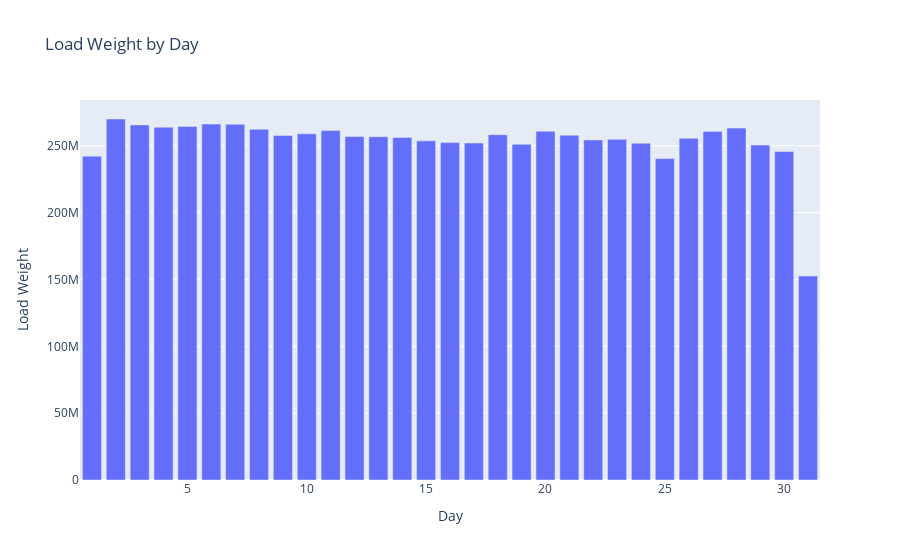

Here is the notebook cell this chart was saved with:
### Code cell
fig = px.bar(weightsum_by_day, x= weightsum_by_day.index, y="Load Weight", title='Load Weight by Day')
fig.show()

### Figure 1 — Plotly figure (JSON) as saved in the notebook; plotly's stock layout.template omitted (floating-point values rounded to 4 significant figures)
{"data": [{"alignmentgroup": "True", "hovertemplate": "Day=%{x}<br>Load Weight=%{y}<extra></extra>", "legendgroup": "", "marker": {"color": "#636efa", "pattern": {"shape": ""}}, "name": "", "offsetgroup": "", "orientation": "v", "showlegend": false, "textposition": "auto", "type": "bar", "x": [1, 2, 3, 4, 5, 6, 7, 8, 9, 10, 11, 12, 13, 14, 15, 16, 17, 18, 19, 20, 21, 22, 23, 24, 25, 26, 27, 28, 29, 30, 31], "xaxis": "x", "y": [242234180, 270005806, 265608671, 263896088, 264452510, 266184881, 266045760, 262354966, 257800000.0, 258917544, 261369548, 256878301, 256716026, 256233540, 253650237, 252340416, 252011512, 258243090, 251036840, 260844183, 257888071, 254300000.0, 254800000.0, 251897718, 240395552, 255571887, 260741394, 263211774, 250483390, 245724235, 152541111], "yaxis": "y"}], "layout": {"barmode": "relative", "legend": {"tracegroupgap": 0}, "title": {"text": "Load Weight by Day"}, "xaxis": {"anchor": "y", "domain": [0, 1], "title": {"text": "Day"}}, "yaxis": {"anchor": "x", "domain": [0, 1], "title": {"text": "Load Weight"}}}}
